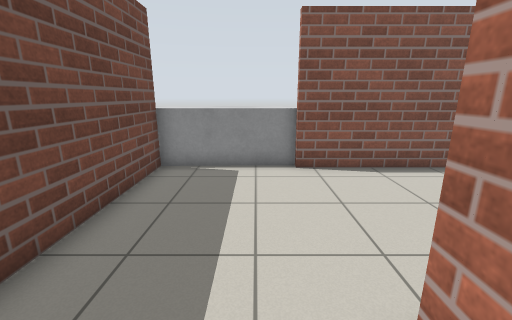
view 1 (above)

17 first-person views from a walk through a robot-simulator world made for Gazebo. The camera is 1.2 m above the floor, tilts 14° down and sees 90° across. The floor is counted in squares, 0.5 m on a side. Each view is taken from the middle of a square. On the plan, view 1 faces up. The plan holds only what a view shows up to about 17 squares ahead; the rest is blank.

view 2
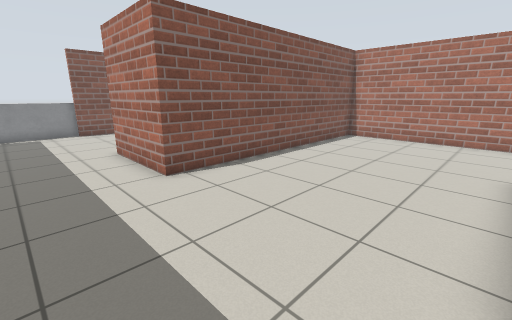

view 3
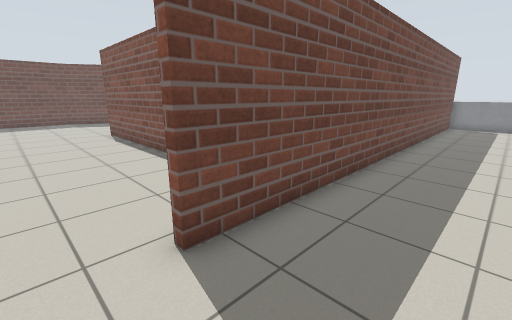

view 4
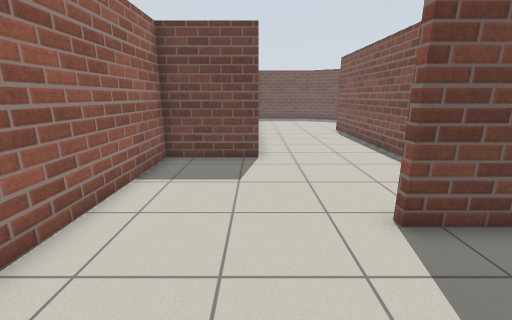

view 5
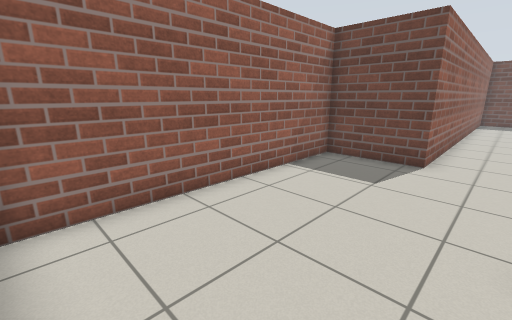

view 6
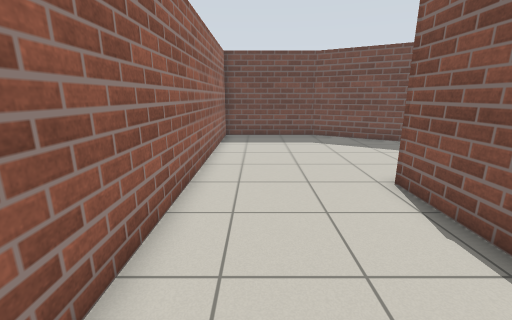

view 7
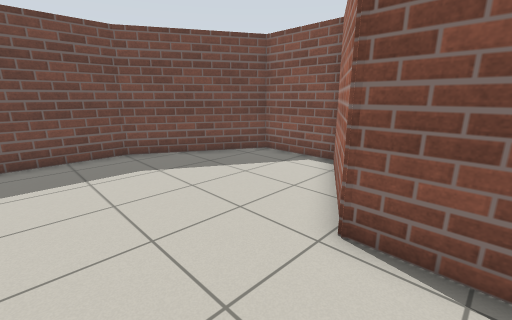

view 8
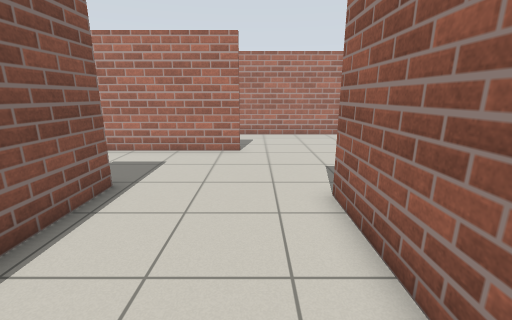

view 9
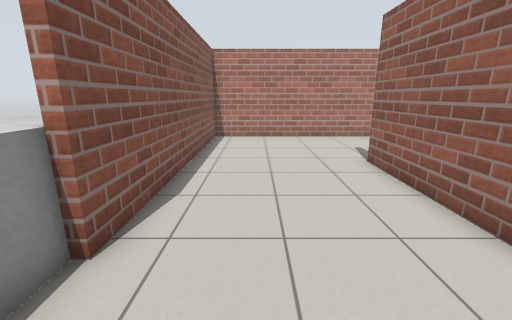

view 10
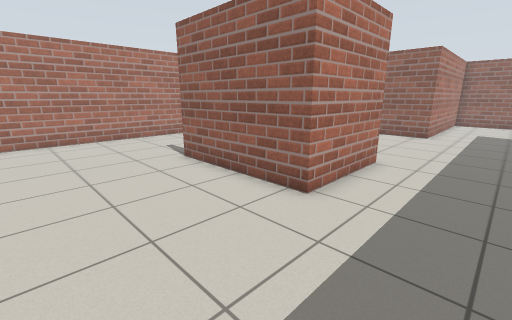

view 11
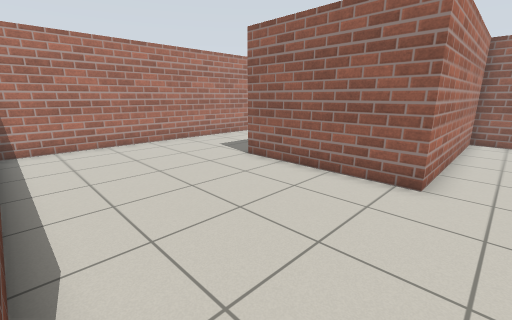

view 12
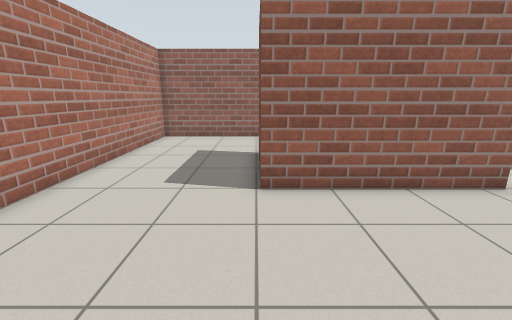

view 13
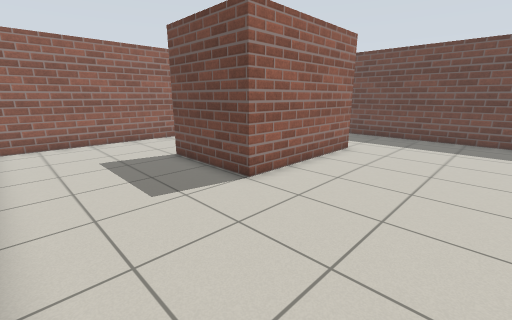

view 14
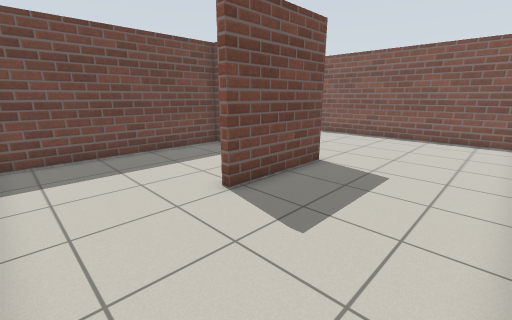

view 15
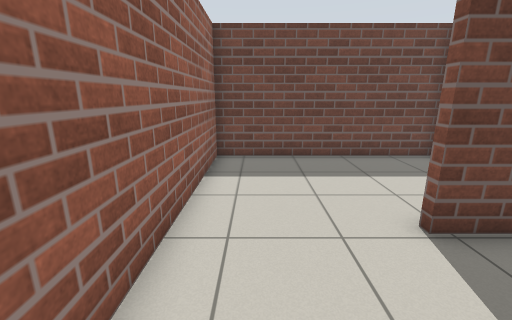

view 16
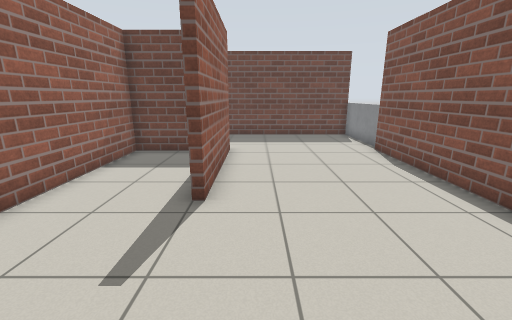

view 17
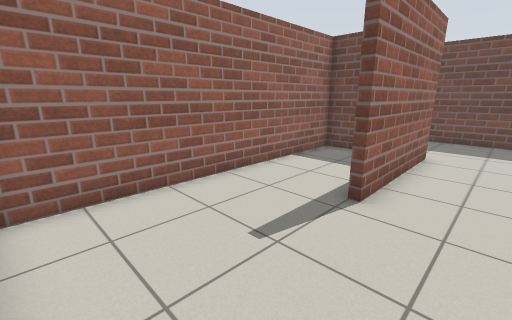

### Floor plan
Points are (right, up) in squares from view 1. A wall is a line through its corners. A room is listed if a view was taken in it or the views show most of it. See-through windows are left out.
Room 1 (views 1, 11, 12, 13, 14, 15)
walls: (1.4, -10.4) (7.9, -10.4) (7.9, -14.9); (8.4, -19.6) (13.6, -19.6) (13.6, -2.7) (1.4, -2.7) (1.4, 1.8); (-3.4, 3.5) (-3.4, -9.6)
ways out: opening at (-0.5, -10) to room 2; opening at (-0.5, 3) to room 3; opening at (8, -17) to room 4
Room 2 (views 2, 3, 4, 5, 6, 7, 8)
walls: (-8.2, -10.1) (-17.8, -10.1) (-20.7, -5.1) (-24.2, -5.1) (-27.2, -10.4) (-27.2, -15.9) (-9, -15.9) (-9, -19.6) (1.4, -19.6) (1.4, -10.4); (-3.4, -9.6) (-3.4, -13.3) (-3.7, -13.3) (-3.7, -8.4)
ways out: opening at (-0.5, -10) to room 1; opening at (-5.5, -9.5)
Room 3 (views 9, 10, 16, 17)
walls: (1.4, 1.8) (7.4, 1.8) (7.4, 1.4); (1.7, 0) (1.7, -2.4) (13.2, -2.4); (13.6, -1.7) (13.6, 8.5) (3.4, 8.5); (-3.4, 8.5) (-3.4, 3.5)
ways out: opening at (-0.5, 3) to room 1
Room 4 (no view inside)
walls: (7.9, -14.9) (7.5, -14.9); (1.7, -10.7) (1.7, -19.6) (8.4, -19.6)
ways out: opening at (8, -17) to room 1

Positions as (right, up) in squares from view 1, and headings:
1: (0, 0), facing up
2: (-2, -10), facing up-right
3: (0, -15), facing up-left
4: (1, -16), facing left
5: (1, -14), facing down-left
6: (-11, -14), facing left
7: (-16, -14), facing up-left
8: (-15, -14), facing right
9: (-2, 6), facing right
10: (-2, 7), facing down-right
11: (0, -3), facing down-right
12: (8, -4), facing down
13: (13, -5), facing down-left
14: (13, -19), facing up-left
15: (12, -18), facing left
16: (13, 3), facing left
17: (13, 4), facing down-left
